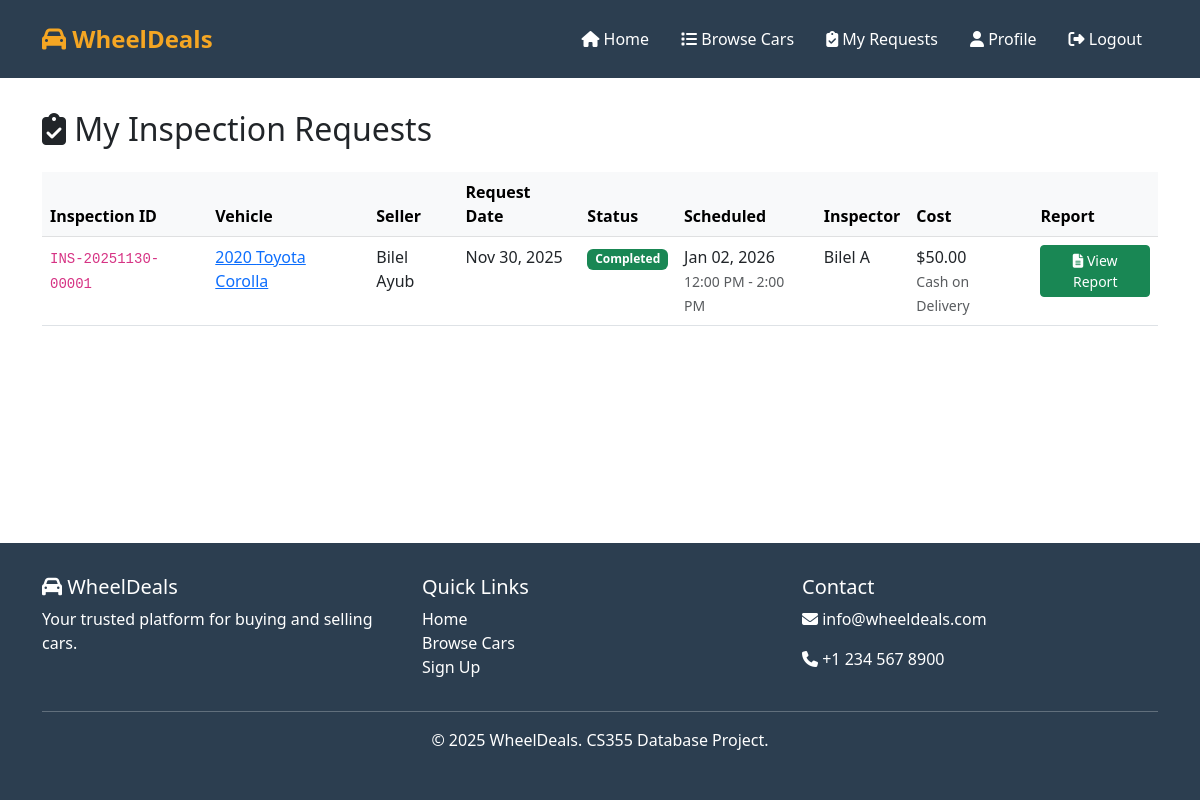
/inspections/my-requests/ (signed in), run on the app's committed database.
### inspections/models.py (models this page shows, shortened)
class InspectionRequest(models.Model):
    STATUS_CHOICES = [
        ("requested", "Requested"),
        ("accepted", "Accepted"),
        ("rejected", "Rejected"),
        ("scheduled", "Scheduled"),
        ("assigned", "Assigned"),
        ("in_progress", "In Progress"),
        ("completed", "Completed"),
    ]
    TIME_SLOT_CHOICES = [
        ("08:00-10:00", "8:00 AM - 10:00 AM"),
        ("10:00-12:00", "10:00 AM - 12:00 PM"),
        ("12:00-14:00", "12:00 PM - 2:00 PM"),
        ("14:00-16:00", "2:00 PM - 4:00 PM"),
        ("16:00-18:00", "4:00 PM - 6:00 PM"),
    ]
    inspection_id = models.CharField(max_length=20, unique=True, editable=False)
    car = models.ForeignKey(
        Car, on_delete=models.CASCADE, related_name="inspection_requests"
    )
    buyer = models.ForeignKey(
        settings.AUTH_USER_MODEL,
        on_delete=models.CASCADE,
        related_name="requested_inspections",
    )
    seller = models.ForeignKey(
        settings.AUTH_USER_MODEL,
        on_delete=models.CASCADE,
        related_name="received_inspection_requests",
    )
    inspector = models.ForeignKey(
        settings.AUTH_USER_MODEL,
        on_delete=models.SET_NULL,
        null=True,
        blank=True,
        related_name="assigned_inspections",
    )
    status = models.CharField(
        max_length=15, choices=STATUS_CHOICES, default="requested"
    )
    requested_date = models.DateTimeField(auto_now_add=True)
    scheduled_date = models.DateField(null=True, blank=True)
    scheduled_time_slot = models.CharField(
        max_length=15, choices=TIME_SLOT_CHOICES, null=True, blank=True
    )
    inspection_cost = models.DecimalField(
        max_digits=10, decimal_places=2, default=50.00
    )
    payment_method = models.CharField(max_length=50, default="Cash on Delivery")
    rejection_reason = models.TextField(blank=True, null=True)
    updated_at = models.DateTimeField(auto_now=True)
    class Meta:
        db_table = "inspections_inspectionrequest"
        ordering = ["-requested_date"]
        verbose_name = "Inspection Request"
        verbose_name_plural = "Inspection Requests"

### cars/models.py (models this page shows, shortened)
class Car(models.Model):
    TRANSMISSION_CHOICES = [
        ("automatic", "Automatic"),
        ("manual", "Manual"),
    ]
    FUEL_CHOICES = [
        ("petrol", "Petrol"),
        ("diesel", "Diesel"),
        ("electric", "Electric"),
        ("hybrid", "Hybrid"),
    ]
    STATUS_CHOICES = [
        ("pending", "Pending Review"),
        ("published", "Published"),
        ("declined", "Declined"),
    ]
    make = models.CharField(max_length=100)
    model = models.CharField(max_length=100)
    year = models.IntegerField()
    price = models.DecimalField(max_digits=10, decimal_places=2)
    mileage = models.IntegerField(
        null=True, blank=True, help_text="Mileage in kilometers"
    )
    color = models.CharField(max_length=50, blank=True)
    transmission = models.CharField(
        max_length=20, choices=TRANSMISSION_CHOICES, default="automatic"
    )
    fuel_type = models.CharField(max_length=20, choices=FUEL_CHOICES, default="petrol")
    description = models.TextField(blank=True)
    image1 = models.ImageField(upload_to="cars/", null=True, blank=True)
    image2 = models.ImageField(upload_to="cars/", null=True, blank=True)
    image3 = models.ImageField(upload_to="cars/", null=True, blank=True)
    seller = models.ForeignKey(
        settings.AUTH_USER_MODEL, on_delete=models.CASCADE, related_name="cars"
    )
    date_posted = models.DateTimeField(default=timezone.now)
    is_sold = models.BooleanField(default=False)
    views = models.IntegerField(default=0)
    status = models.CharField(
        max_length=20,
        choices=STATUS_CHOICES,
        default="pending",
        help_text="Moderation status of the listing",
    )
    declined_reason = models.TextField(
        blank=True, help_text="Reason for declining the listing"
    )
    viewed_by = models.ManyToManyField(
        settings.AUTH_USER_MODEL,
        related_name="viewed_cars",
        blank=True,
        help_text="Users who have viewed this car",
    )
    class Meta:
        db_table = "cars_car"
        ordering = ["-date_posted"]
        verbose_name = "Car"
        verbose_name_plural = "Cars"

### users/models.py (models this page shows, shortened)
class CustomUser(AbstractUser):
    ROLE_CHOICES = [
        ("buyer", "Buyer"),
        ("seller", "Seller"),
        ("inspector", "Inspector"),
        ("admin", "Admin"),
    ]
    phone = models.CharField(max_length=15, blank=True, null=True)
    city = models.CharField(max_length=100, blank=True, null=True)
    is_guest = models.BooleanField(default=False, help_text="Is this a guest user?")
    role = models.CharField(
        max_length=10,
        choices=ROLE_CHOICES,
        default="buyer",
        help_text="User role: Buyer can search/view ads, Seller can post/manage ads, Inspector can perform vehicle inspections",
    )
    def is_buyer(self):
        return self.role == "buyer"
    def is_seller(self):
        return self.role == "seller"
    def is_inspector(self):
        return self.role == "inspector"
    def is_admin(self):
        return self.role == "admin"
    class Meta:
        db_table = "users_customuser"
        verbose_name = "User"
        verbose_name_plural = "Users"

### inspections/views.py (the view)
# urls.py: path("my-requests/", views.buyer_inspection_status, name="buyer_inspection_status"),
@login_required
def buyer_inspection_status(request):
    if not request.user.is_buyer():
        messages.error(request, "Only buyers can access this page.")
        return redirect("home")
    inspections = InspectionRequest.objects.filter(buyer=request.user).select_related(
        "car", "seller", "inspector"
    )
    context = {"requests": inspections}
    return render(request, "inspections/buyer_status.html", context)

### templates/inspections/buyer_status.html (shortened to what this page needs)
{% extends 'base.html' %}
{% block content %}
<div class="container">
    <h2 class="mb-4"><i class="fas fa-clipboard-check"></i> My Inspection Requests</h2>
    {% if requests %}
    <div class="table-responsive">
        <table class="table table-hover">
            <thead class="table-light">
                <tr>
                    <th>Inspection ID</th>
                    <th>Vehicle</th>
                    <th>Seller</th>
                    <th>Request Date</th>
                    <th>Status</th>
                    <th>Scheduled</th>
                    <th>Inspector</th>
                    <th>Cost</th>
                    <th>Report</th>
                </tr>
            </thead>
            <tbody>
                {% for inspection in requests %}
                <tr>
                    <td><code>{{ inspection.inspection_id }}</code></td>
                    <td>
                        <a href="{% url 'car_detail' inspection.car.pk %}">
                            {{ inspection.car.year }} {{ inspection.car.make }} {{ inspection.car.model }}
                        </a>
                    </td>
                    <td>{{ inspection.seller.get_full_name|default:inspection.seller.username }}</td>
                    <td>{{ inspection.requested_date|date:"M d, Y" }}</td>
                    <td>
                        {% if inspection.status == 'requested' %}
                        <span class="badge bg-warning text-dark">Pending Seller</span>
                        {% elif inspection.status == 'accepted' %}
                        <span class="badge bg-info">Accepted</span>
                        {% elif inspection.status == 'rejected' %}
                        <span class="badge bg-danger">Rejected</span>
                        {% elif inspection.status == 'scheduled' %}
                        <span class="badge bg-primary">Awaiting Inspector</span>
                        {% elif inspection.status == 'assigned' %}
                        <span class="badge bg-secondary">Assigned</span>
                        {% elif inspection.status == 'in_progress' %}
                        <span class="badge bg-info">In Progress</span>
                        {% elif inspection.status == 'completed' %}
                        <span class="badge bg-success">Completed</span>
                        {% endif %}
                    </td>
                    <td>
                        {% if inspection.scheduled_date %}
                        {{ inspection.scheduled_date|date:"M d, Y" }}<br>
                        <small class="text-muted">{{ inspection.get_scheduled_time_slot_display }}</small>
                        {% else %}
                        <span class="text-muted">Not scheduled</span>
                        {% endif %}
                    </td>
                    <td>
                        {% if inspection.inspector %}
                        {{ inspection.inspector.get_full_name|default:inspection.inspector.username }}
                        {% else %}
                        <span class="text-muted">Not assigned</span>
                        {% endif %}
                    </td>
                    <td>
                        {% if inspection.inspection_cost %}
                        ${{ inspection.inspection_cost }}<br>
                        <small class="text-muted">{{ inspection.payment_method }}</small>
                        {% else %}
                        <span class="text-muted">—</span>
                        {% endif %}
                    </td>
                    <td>
                        {% if inspection.status == 'completed' %}
                        <a href="{% url 'view_inspection_report' inspection.inspection_id %}" class="btn btn-success btn-sm">
                            <i class="fas fa-file-alt"></i> View Report
                        </a>
                        {% else %}
                        <span class="text-muted">—</span>
                        {% endif %}
                    </td>
                </tr>
                {% endfor %}
            </tbody>
        </table>
    </div>
    {% endif %}
</div>
{% endblock %}

### templates/base.html (style rules this page uses)
:root { --primary-color: #4A90E2; --secondary-color: #F5A623; --dark-color: #2C3E50; --light-color: #ECF0F1; }
body { font-family: 'Segoe UI', Tahoma, Geneva, Verdana, sans-serif; min-height: 100vh; display: flex; flex-direction: column; }

### data on the page
InspectionRequest: inspection_id "INS-20251130-00001", car.year "2020", car.make "Toyota", car.model "Corolla", seller.get_full_name "Bilel Ayub", requested_date "Nov 30, 2025", status "Completed", scheduled_date "Jan 02, 2026", scheduled_time_slot "12:00 PM - 2:00 PM", inspector.get_full_name "Bilel A", inspection_cost "50.00", payment_method "Cash on Delivery"
